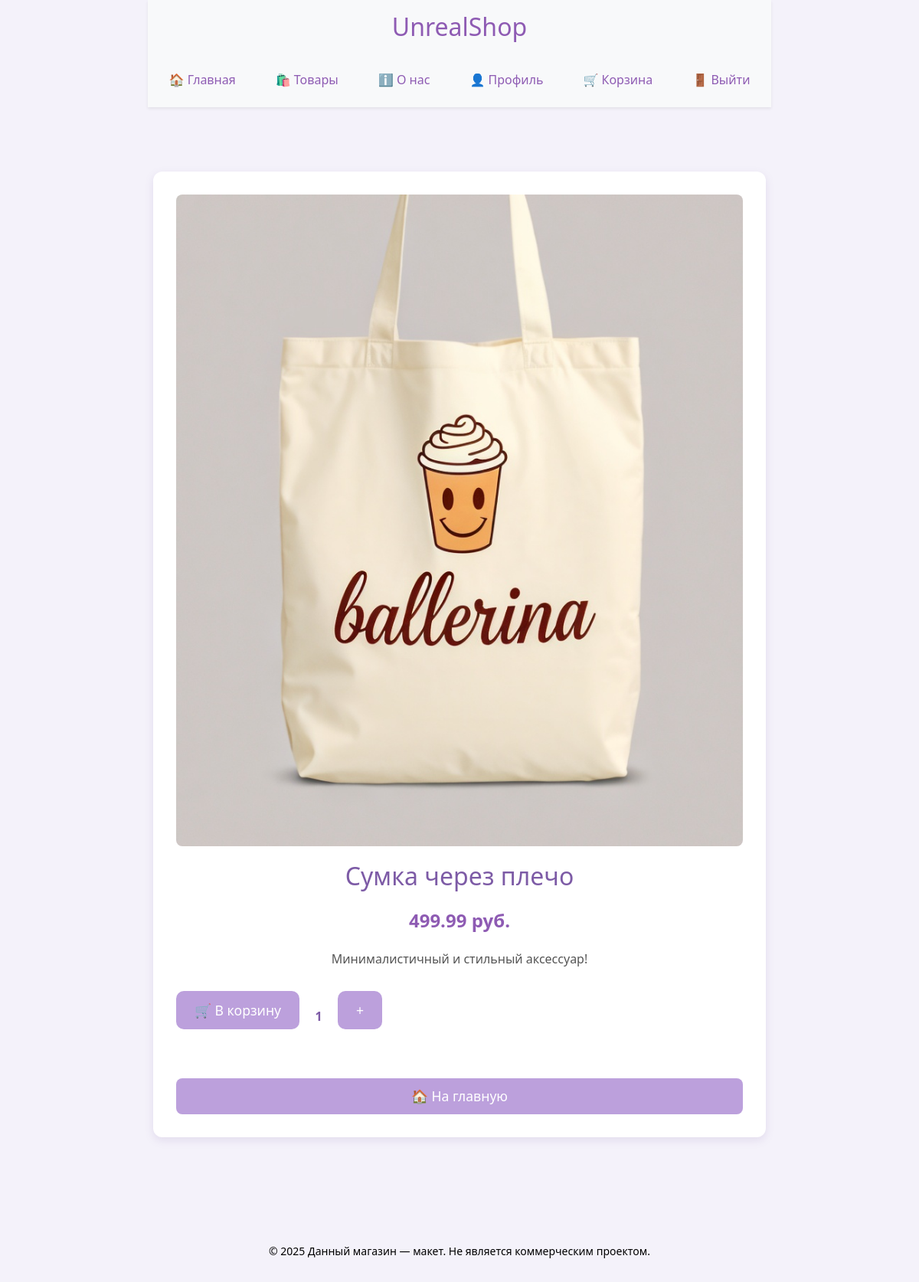
The page /product/2 (signed in) on the database as committed earlier.
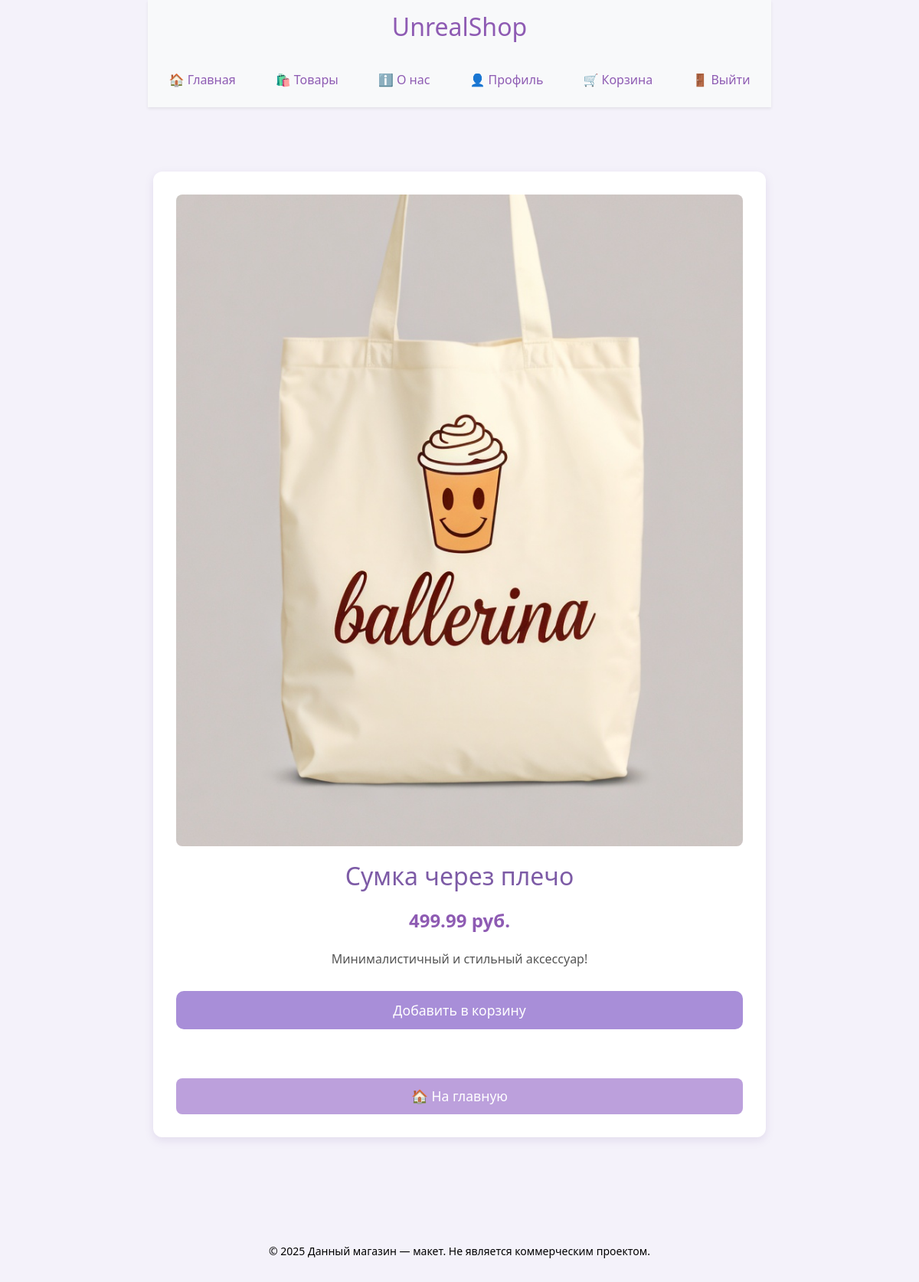
The same page on the database as committed later.
### website/models.py (models this page shows)
class CartItem(db.Model):
    id = db.Column(db.Integer, primary_key=True)
    user_id = db.Column(db.Integer, db.ForeignKey('user.id'), nullable=False)  # Только для авторизованных
    product_id = db.Column(db.Integer, db.ForeignKey('product.id'), nullable=False)
    quantity = db.Column(db.Integer, default=1)
    product = db.relationship('Product', backref='cart_items')

### website/views.py (the view)
@views.route('/product/<int:product_id>')
def product(product_id):
    product = Product.query.get_or_404(product_id)
    cart_item = CartItem.query.filter_by(user_id=current_user.id, product_id=product.id).first()
    return render_template('product.html', product=product, cart_item=cart_item)

### website/__init__.py (called while the page is built)
def create_app():
    app = Flask(__name__, static_folder='../static')
    app.secret_key = 'secretKey'
    app.config['SQLALCHEMY_DATABASE_URI'] = 'sqlite:///shop.db'
    app.config['SQLALCHEMY_TRACK_MODIFICATIONS'] = False
    db.init_app(app)
    migrate.init_app(app, db)  # Если используете Flask-Migrate
    from .views import views
    from .auth import auth
    app.register_blueprint(views)
    app.register_blueprint(auth)
    with app.app_context():
        db.create_all()  # Создаёт таблицы при запуске приложения
    login_manager = LoginManager()
    login_manager.login_view = 'auth.login'
    login_manager.init_app(app)
    @login_manager.user_loader
    def load_user(user_id):
        return User.query.get(int(user_id))
    return app

### website/templates/product.html (shortened to what this page needs)
{% extends "base.html" %}
{% block content %}
<div class="product-page">
    <div class="product-details">
        <img src="{{ url_for('static', filename=product.image) }}" alt="{{ product.name }}">
        <h2>{{ product.name }}</h2>
        <p class="price">{{ product.price | round(2) }} руб.</p>
        <p class="description">{{ product.description }}</p>
        {% if current_user.is_authenticated %}
            {% if cart_item %}
                <div class="plus-container">
                    <form action="{{ url_for('views.cart') }}">
                        <button type="submit" class="btn">🛒 В корзину</button>
                    </form>
                    <div class="quantity"><strong>{{ cart_item.quantity }}</strong></div>
                    <form action="{{ url_for('views.add_to_cart', product_id=product.id) }}" method="POST">
                        <button type="submit" class="btn">+</button>
                    </form>
                </div>
            {% else %}
                <form action="{{ url_for('views.add_to_cart', product_id=product.id) }}" method="POST">
                    <button type="submit" class="btn btn-add-to-cart">Добавить в корзину</button>
                </form>
            {% endif %}
        {% else %}
            <a href="{{ url_for('auth.login') }}"><button class="btn btn-login">Войти, чтобы добавить</button></a>
        {% endif %}
        <br><br>
        <a href="{{ url_for('views.home') }}" class="btn btn-back">🏠 На главную</a>
    </div>
</div>
{% endblock %}

Rows that differ between the two databases and show on the page:
removed CartItem: quantity "1"
Other text that changed with them:
text no longer shown: "🛒 В корзину +"
text now shown: "Добавить в корзину"
